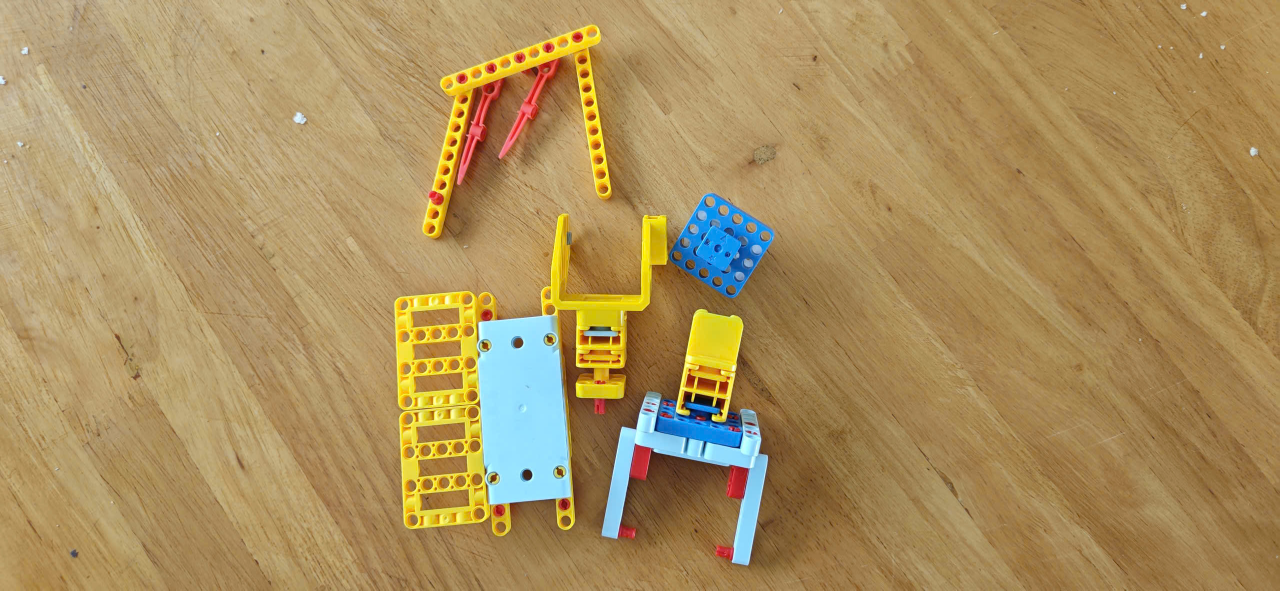
#> input picture lesson_7/images/sample.jpg, 2560 x 1181 px (shown at 1/2 size)
$ python -i pipeline.py   (imports and definitions only)
#> lines starting #> are read from the running program, lines starting #| are printed output that depends on the picture; after the words box and inside, x2 and y2 are one past the last pixel; in counts of white or black regions, pixels touching at a corner belong together
import cv2
import numpy as np
import matplotlib.pyplot as plt
import os

def dem_doi_tuong(img_gray, min_area=100, max_area=50000,
                   min_circularity=0.0, use_watershed=False):
    """
    Hàm thực hiện quy trình đếm đối tượng chuẩn:
    Nhị phân -> Lọc nhiễu -> Phân đoạn -> Đo lường.
    """
#> called with min_area = 200, max_area = 50000, min_circularity = 0, use_watershed = False
    # Bước 1: Tiền xử lý - Làm mờ và Nhị phân hóa (Otsu)
    blur = cv2.GaussianBlur(img_gray, (5, 5), 0)
    _, binary = cv2.threshold(blur, 0, 255, cv2.THRESH_BINARY + cv2.THRESH_OTSU)

    # Bước 2: Morphology - Sử dụng Opening/Closing để dọn nhiễu
    se = cv2.getStructuringElement(cv2.MORPH_ELLIPSE, (3, 3))
    clean = cv2.morphologyEx(binary, cv2.MORPH_OPEN, se, iterations=2)
    clean = cv2.morphologyEx(clean, cv2.MORPH_CLOSE, se, iterations=2)

    if use_watershed:
        # Bước 3: Phân đoạn nâng cao bằng Watershed
        sure_bg = cv2.dilate(clean, se, iterations=3)
        dist = cv2.distanceTransform(clean, cv2.DIST_L2, 5)
        _, sure_fg = cv2.threshold(dist, 0.5 * dist.max(), 255, 0)
        sure_fg = sure_fg.astype(np.uint8)
        unknown = cv2.subtract(sure_bg, sure_fg)

        n_markers, markers = cv2.connectedComponents(sure_fg)
        markers = markers + 1
        markers[unknown == 255] = 0

        img_color = cv2.cvtColor(img_gray, cv2.COLOR_GRAY2BGR)
        cv2.watershed(img_color, markers)
        labels_to_process = markers
    else:
        # Bước 3: Phân đoạn đơn giản bằng Connected Components
        _, labels_to_process, _, _ = cv2.connectedComponentsWithStats(clean, connectivity=8)

    # Bước 4: Lọc và đo lường thuộc tính
    img_result = cv2.cvtColor(img_gray, cv2.COLOR_GRAY2BGR)
    stats_list = []
    count = 0
    unique_labels = np.unique(labels_to_process)

    for label in unique_labels:
        # Loại bỏ nhãn nền (0) và nhãn biên (-1) của Watershed
        if label <= 0 or (use_watershed and label == 1):
            continue

        obj_mask = (labels_to_process == label).astype(np.uint8) * 255
        area = np.sum(obj_mask > 0)

        # Lọc theo diện tích
        if area < min_area or area > max_area:
            continue

        # Tìm Contour để tính chu vi và độ tròn
        cnt_list, _ = cv2.findContours(obj_mask, cv2.RETR_EXTERNAL, cv2.CHAIN_APPROX_SIMPLE)
        if not cnt_list: continue

        cnt = max(cnt_list, key=cv2.contourArea)
        perimeter = cv2.arcLength(cnt, True)
        # Circularity = 1.0 là hình tròn hoàn hảo
        circularity = 4 * np.pi * area / (perimeter ** 2) if perimeter > 0 else 0

        # Lọc theo độ tròn (ví dụ chỉ đếm các hạt tròn)
        if circularity < min_circularity:
            continue

        count += 1
        x, y, w, h = cv2.boundingRect(cnt)
        cx, cy = x + w // 2, y + h // 2

        stats_list.append({
            "id": count, "area": area, "circularity": circularity,
            "bbox": (x, y, w, h), "center": (cx, cy)
        })

        # Vẽ kết quả lên ảnh
        color = tuple(np.random.randint(100, 255, 3).tolist())
        cv2.drawContours(img_result, [cnt], -1, color, 2)
        cv2.putText(img_result, str(count), (cx - 10, cy + 5),
                    cv2.FONT_HERSHEY_SIMPLEX, 0.6, color, 2)
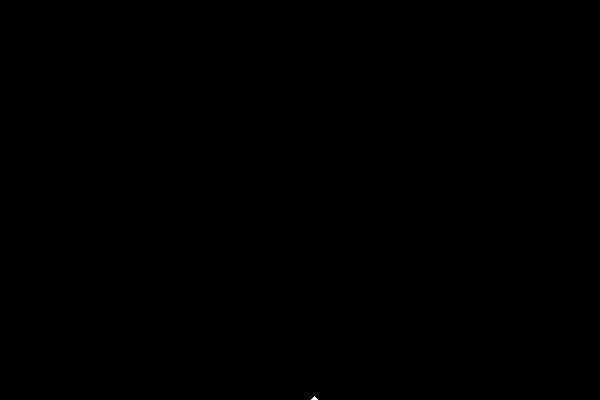
#> obj_mask: shape (400, 600); 0.01% white; 1 white region (1 under 20 px)
#> after the loop, count = 77; stats_list = 77 items

    return count, stats_list, img_result

# === DEMO THỰC TẾ ===
# Tạo ảnh mẫu mô phỏng các hạt dính nhau và nhiễu
img_test = np.zeros((400, 600), dtype=np.uint8)
# [5 lines not run here, left out]

# Thêm nhiễu Gaussian
noise = np.random.normal(0, 15, img_test.shape).astype(np.uint8)
img_test = cv2.add(img_test, noise)

# So sánh 2 phương pháp
n1, stats1, res1 = dem_doi_tuong(img_test, min_area=200, use_watershed=False)
#> n1 = 77; stats1 = 77 items
n2, stats2, res2 = dem_doi_tuong(img_test, min_area=200, use_watershed=True)
#> call 2 of dem_doi_tuong, with min_area = 200, max_area = 50000, min_circularity = 0, use_watershed = True
#> in dem_doi_tuong (call 2), `_, binary = cv2.threshold(blur, 0, 255, cv2.THRESH_BINARY + cv2.THRESH..`:
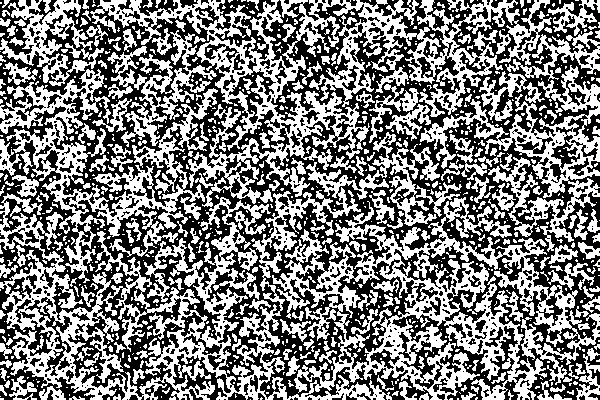
#> binary: shape (400, 600); 49% white; 877 white regions (645 under 20 px), largest, box (x1, y1, x2, y2) and area: (0, 132, 600, 400) 46143, (90, 0, 552, 207) 21734, (0, 69, 218, 283) 10830
#> in dem_doi_tuong (call 2), `se = cv2.getStructuringElement(cv2.MORPH_ELLIPSE, (3, 3))`: se = [[0, 1, 0], [1, 1, 1], [0, 1, 0]]
#> in dem_doi_tuong (call 2), `clean = cv2.morphologyEx(binary, cv2.MORPH_OPEN, se, iterations=2)`: clean: shape (400, 600); 24.6% white; 1232 white regions (384 under 20 px), largest, box (x1, y1, x2, y2) and area: (59, 310, 95, 342) 397, (269, 59, 298, 97) 392, (305, 91, 336, 123) 356
#> in dem_doi_tuong (call 2), `clean = cv2.morphologyEx(clean, cv2.MORPH_CLOSE, se, iterations=2)`: clean: shape (400, 600); 27.1% white; 708 white regions (185 under 20 px), largest, box (x1, y1, x2, y2) and area: (0, 0, 82, 65) 1466, (148, 316, 218, 375) 1002, (0, 79, 55, 127) 841
#> in dem_doi_tuong (call 2), `sure_bg = cv2.dilate(clean, se, iterations=3)`: sure_bg: shape (400, 600); 62.5% white; 188 black regions (111 under 20 px), largest, box (x1, y1, x2, y2) and area: (0, 0, 600, 400) 64070, (413, 101, 600, 400) 12068, (426, 248, 501, 329) 1320
#> in dem_doi_tuong (call 2), `_, sure_fg = cv2.threshold(dist, 0.5 * dist.max(), 255, 0)`: sure_fg: shape (400, 600) float32; 0.77% white; 177 white regions (153 under 20 px), largest, box (x1, y1, x2, y2) and area: (389, 329, 400, 353) 127, (291, 118, 304, 130) 87, (325, 268, 341, 282) 84
#> in dem_doi_tuong (call 2), `unknown = cv2.subtract(sure_bg, sure_fg)`:
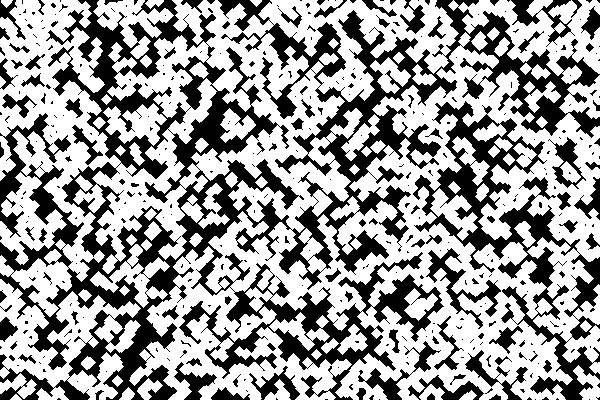
#> unknown: shape (400, 600); 61.8% white; 365 black regions (264 under 20 px), largest, box (x1, y1, x2, y2) and area: (0, 0, 600, 400) 64070, (413, 101, 600, 400) 12068, (426, 248, 501, 329) 1320
#> in dem_doi_tuong (call 2), `n_markers, markers = cv2.connectedComponents(sure_fg)`: markers: shape (400, 600) int32; 178 distinct labels, from 0 to 177
#> in dem_doi_tuong (call 2), `n_markers, markers = cv2.connectedComponents(sure_fg)`: n_markers = 178
#> in dem_doi_tuong (call 2), `markers = markers + 1`: markers: shape (400, 600) int32; 178 distinct labels, from 1 to 178
#> in dem_doi_tuong (call 2), `markers[unknown == 255] = 0`: markers: shape (400, 600) int32; 179 distinct labels, from 0 to 178
#> in dem_doi_tuong (call 2), `labels_to_process = markers`:
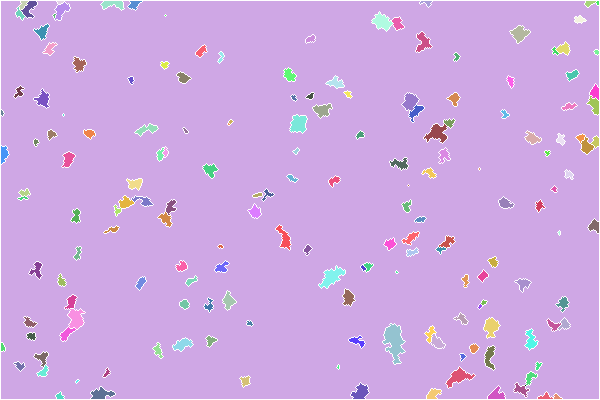
#> labels_to_process: shape (400, 600) int32; 173 distinct labels, from -1 to 177; one colour per label, 0 black, -1 white
#> in dem_doi_tuong (call 2), `unique_labels = np.unique(labels_to_process)`: unique_labels = 173 values from -1 to 177
#> the loop in dem_doi_tuong (call 2), `for label in unique_labels:` made 173 passes
#> (label, area) on passes 4, 6, 7: (2, 41), (4, 122), (5, 68)
#> after the loop in dem_doi_tuong (call 2), `for label in unique_labels:`:
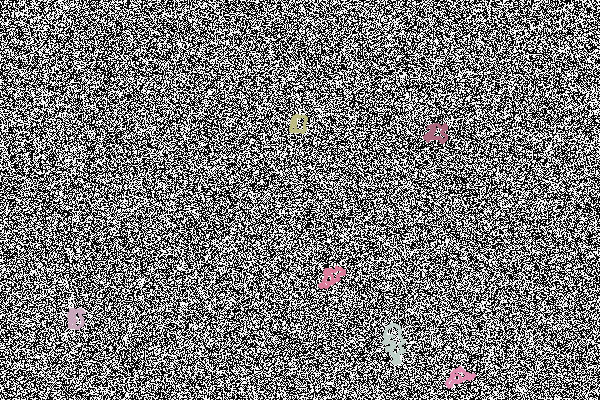
#> img_result: shape (400, 600, 3); mean B, G, R 121.2, 121.1, 121.5
#> after the loop in dem_doi_tuong (call 2), `for label in unique_labels:`: obj_mask: shape (400, 600); 0.01% white in thin lines or dots, all inside (x1, y1, x2, y2) = (554, 394, 562, 399)
#> after the loop in dem_doi_tuong (call 2), `for label in unique_labels:`: count = 6; stats_list = 6 items
#> n2 = 6; stats2 = 6 items

# Hiển thị
fig, axes = plt.subplots(1, 3, figsize=(20, 6))
# [15 lines not run here, left out]

>>> import cv2
>>> picture = cv2.imread('../images/sample.jpg', cv2.IMREAD_GRAYSCALE)
#> picture: shape (1181, 2560); min 0, max 255, mean 145.8
>>> result = dem_doi_tuong(picture)
#> call 3 of dem_doi_tuong, with min_area = 100, max_area = 50000, min_circularity = 0, use_watershed = False
#> in dem_doi_tuong (call 3), `_, binary = cv2.threshold(blur, 0, 255, cv2.THRESH_BINARY + cv2.THRESH..`: binary: shape (1181, 2560); 48.4% white; 1505 white regions (1080 under 20 px), largest, box (x1, y1, x2, y2) and area: (0, 0, 2166, 1181) 1314446, (1203, 791, 1536, 1131) 28134, (1351, 618, 1487, 843) 16022
#> in dem_doi_tuong (call 3), `clean = cv2.morphologyEx(binary, cv2.MORPH_OPEN, se, iterations=2)`: clean: shape (1181, 2560); 47.1% white; 531 white regions (154 under 20 px), largest, box (x1, y1, x2, y2) and area: (0, 0, 2166, 1181) 1288851, (1203, 791, 1536, 1131) 27653, (1351, 618, 1487, 843) 15977
#> in dem_doi_tuong (call 3), `clean = cv2.morphologyEx(clean, cv2.MORPH_CLOSE, se, iterations=2)`: clean: shape (1181, 2560); 48.2% white; 357 white regions (101 under 20 px), largest, box (x1, y1, x2, y2) and area: (0, 0, 2166, 1181) 1325313, (1203, 791, 1536, 1131) 27775, (1351, 618, 1487, 843) 16058
#> in dem_doi_tuong (call 3), `_, labels_to_process, _, _ = cv2.connectedComponentsWithStats(clean, c..`:
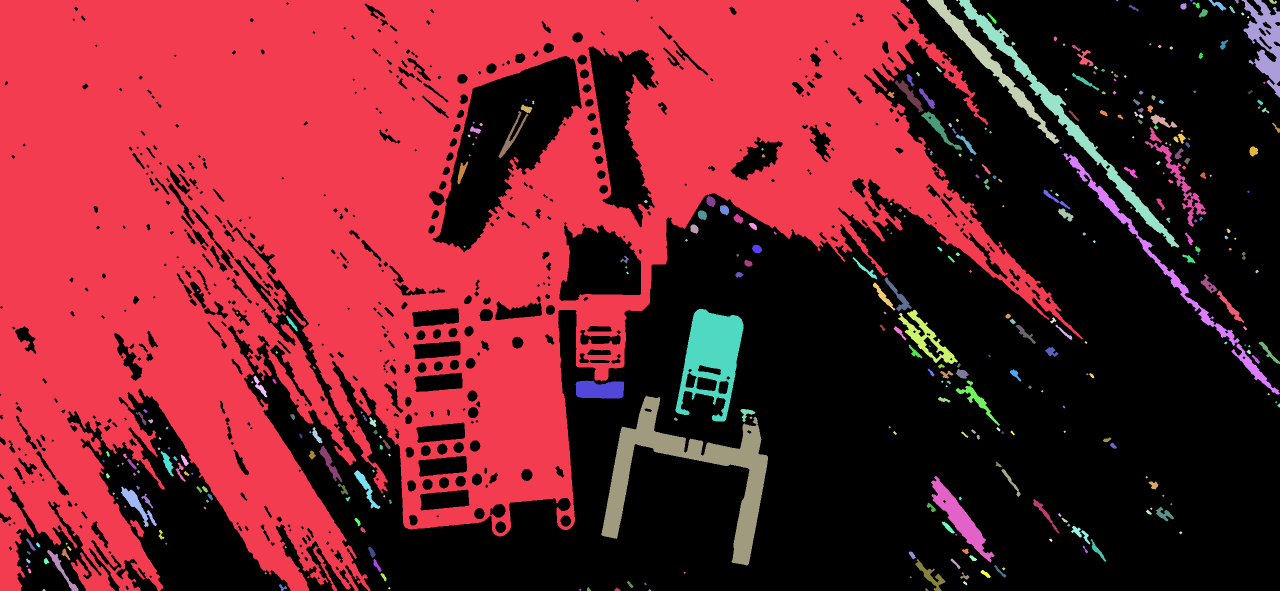
#> labels_to_process: shape (1181, 2560) int32 (shown at 1/2 size); 358 distinct labels, from 0 to 357; one colour per label, 0 black
#> in dem_doi_tuong (call 3), `unique_labels = np.unique(labels_to_process)`: unique_labels = 358 values from 0 to 357
#> the loop in dem_doi_tuong (call 3), `for label in unique_labels:` made 358 passes
#> area on passes 2, 10, 12: 1325313, 38, 77
#> after the loop in dem_doi_tuong (call 3), `for label in unique_labels:`:
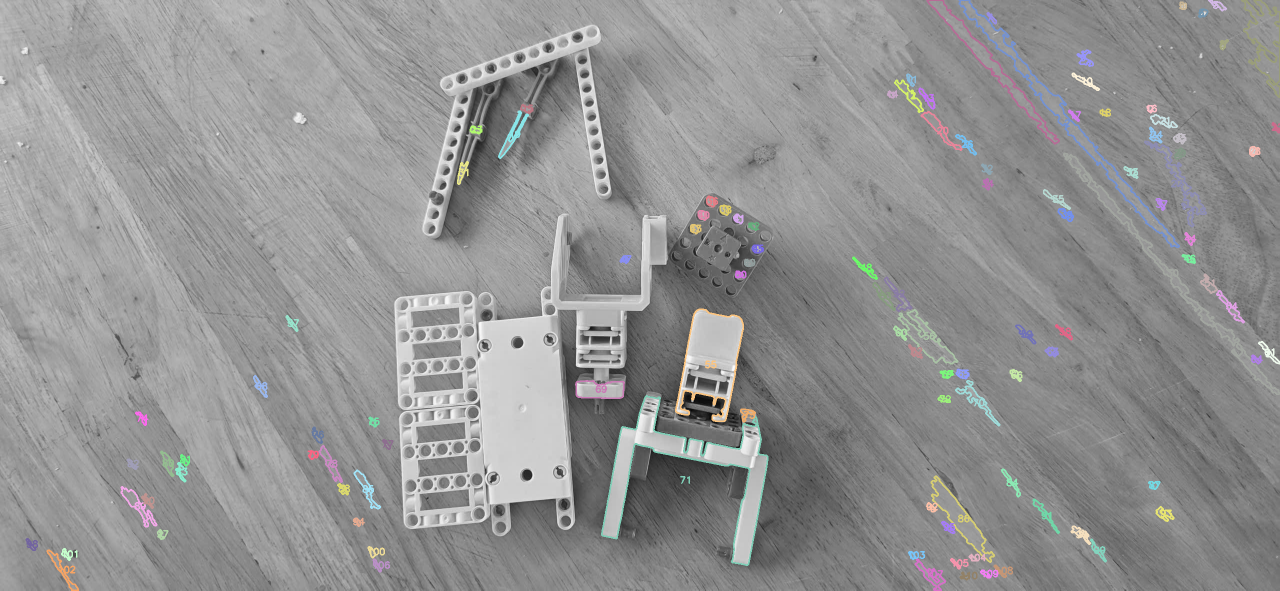
#> img_result: shape (1181, 2560, 3) (shown at 1/2 size); mean B, G, R 146.5, 146.4, 146.4
#> after the loop in dem_doi_tuong (call 3), `for label in unique_labels:`: obj_mask: shape (1181, 2560); 0% white in thin lines or dots, all inside (x1, y1, x2, y2) = (1297, 1178, 1302, 1181)
#> after the loop in dem_doi_tuong (call 3), `for label in unique_labels:`: count = 110; stats_list = 110 items
